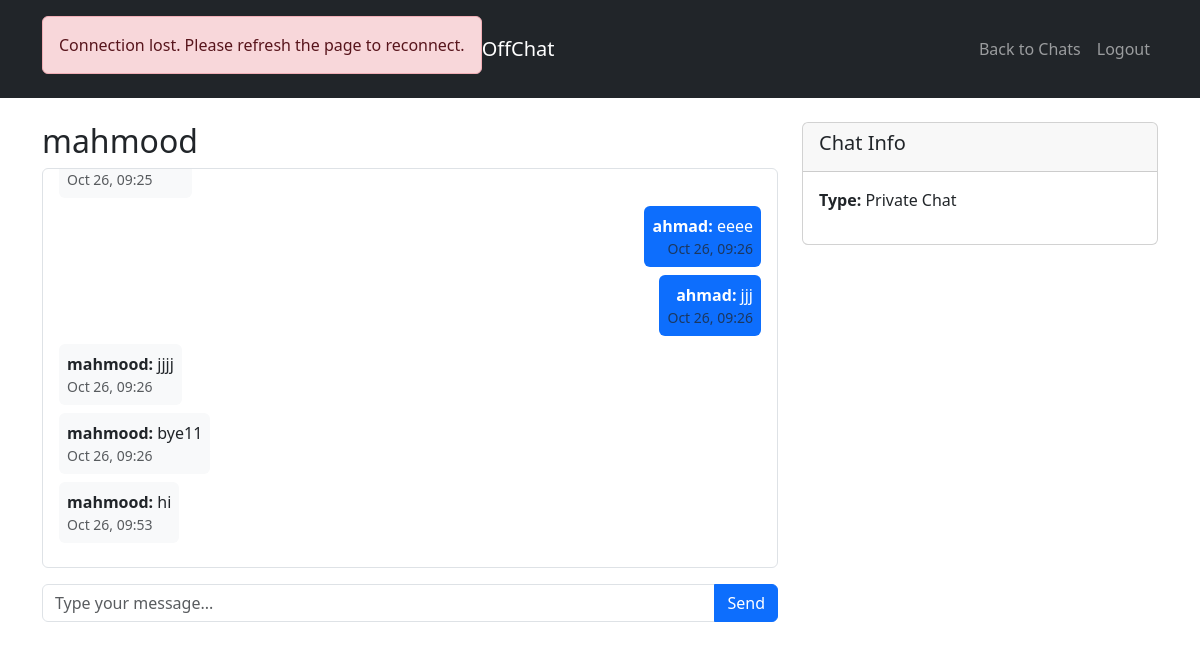
Screenshot of /chat/2/ (signed in) with the database file from the repository.
### chat/models.py (models this page shows, shortened)
class Conversation(models.Model):
    CONVERSATION_TYPES = [
        ('private', 'Private Chat'),
        ('group', 'Group Chat'),
    ]
    conversation_id = models.AutoField(primary_key=True)
    type = models.CharField(max_length=10, choices=CONVERSATION_TYPES)
    created_at = models.DateTimeField(auto_now_add=True)
    title = models.CharField(max_length=200, blank=True, null=True)
    last_message = models.ForeignKey('Message', on_delete=models.SET_NULL, null=True, blank=True, related_name='last_message_conversations')
    class Meta:
        db_table = 'conversation'

class PrivateChat(models.Model):
    conversation = models.OneToOneField(Conversation, on_delete=models.CASCADE, primary_key=True, db_column='conversation_id')
    user1 = models.ForeignKey(User, on_delete=models.CASCADE, related_name='private_chats_as_user1', db_column='user1_id')
    user2 = models.ForeignKey(User, on_delete=models.CASCADE, related_name='private_chats_as_user2', db_column='user2_id')
    created_at = models.DateTimeField(auto_now_add=True)
    class Meta:
        db_table = 'private_chat'
        unique_together = ('user1', 'user2')

class User(AbstractBaseUser):
    user_id = models.AutoField(primary_key=True)
    username = models.CharField(max_length=50, unique=True, validators=[MinLengthValidator(3)])
    email = models.EmailField(unique=True, blank=True, null=True)
    password_hash = models.CharField(max_length=128)  # Will be handled by AbstractBaseUser
    display_name = models.CharField(max_length=100)
    created_at = models.DateTimeField(auto_now_add=True)
    is_online = models.BooleanField(default=False)
    last_seen = models.DateTimeField(auto_now=True)
    is_active = models.BooleanField(default=True)
    is_staff = models.BooleanField(default=False)
    is_superuser = models.BooleanField(default=False)
    profile_image_url = models.URLField(blank=True, null=True)
    enable_notifications = models.BooleanField(default=True)
    notification_sound = models.BooleanField(default=True)
    objects = UserManager()
    USERNAME_FIELD = 'username'
    REQUIRED_FIELDS = ['display_name']
    class Meta:
        db_table = 'user'
    def can_access_conversation(self, conversation):
        try:
            if self.is_superuser:
                return True
            if self.is_authenticated:
                return True
            if not self.has_perm('view_chat'):
                return False
            return self._check_conversation_access(conversation)
        except Exception as e:
            logger.error(f"Error checking conversation access for user {self.username}: {str(e)}")
            return False

class Message(models.Model):
    MESSAGE_TYPES = [
        ('text', 'Text'),
        ('image', 'Image'),
        ('file', 'File'),
        ('system', 'System'),
    ]
    message_id = models.AutoField(primary_key=True)
    conversation = models.ForeignKey(Conversation, on_delete=models.CASCADE, db_column='conversation_id')
    sender = models.ForeignKey(User, on_delete=models.CASCADE, db_column='sender_id')
    type = models.CharField(max_length=10, choices=MESSAGE_TYPES, default='text')
    content = models.TextField()
    sent_at = models.DateTimeField(auto_now_add=True)
    reply_to = models.ForeignKey('self', on_delete=models.SET_NULL, null=True, blank=True, db_column='reply_to_id')
    is_edited = models.BooleanField(default=False)
    is_deleted = models.BooleanField(default=False)
    edited_at = models.DateTimeField(null=True, blank=True)
    deleted_at = models.DateTimeField(null=True, blank=True)
    class Meta:
        db_table = 'message'
        ordering = ['sent_at']

### chat/views.py (the view, shortened to what this page needs)
# urls.py: path('chat/<int:conversation_id>/', views.chat_detail, name='chat_detail'),
@login_required
def chat_detail(request, conversation_id):
    try:
        conversation = Conversation.objects.get(conversation_id=conversation_id)
        messages_list = Message.objects.filter(conversation=conversation).select_related('sender').prefetch_related('reaction_set').order_by('sent_at')
        return render(request, 'chat/chat_detail.html', {'conversation': conversation, 'messages': messages_list})
    except Conversation.DoesNotExist:
        messages.error(request, 'Conversation not found')
        return redirect('chat_list')
    except Exception as e:
        logger.error(f"Error loading chat {conversation_id} for user {request.user.username}: {str(e)}")
        messages.error(request, 'Failed to load conversation')
        return redirect('chat_list')

### chat/templates/chat/chat_detail.html (shortened to what this page needs)
<!DOCTYPE html>
<html lang="en">
<head>
    <link href="https://cdn.jsdelivr.net/npm/bootstrap@5.3.0/dist/css/bootstrap.min.css" rel="stylesheet">
</head>
<body>
    <nav class="navbar navbar-expand-lg navbar-dark bg-dark">
        <div class="container">
            <a class="navbar-brand" href="{% url 'chat_list' %}">OffChat</a>
            <div class="navbar-nav ms-auto">
                <a class="nav-link" href="{% url 'chat_list' %}">Back to Chats</a>
                <a class="nav-link" href="{% url 'logout' %}">Logout</a>
            </div>
        </div>
    </nav>
    <div class="container mt-4">
        <div class="row">
            <div class="col-md-8">
                <h2>
                    {% if conversation.type == 'private' %}
                        {% if conversation.privatechat.user1 == user %}
                            {{ conversation.privatechat.user2.display_name }}
                        {% else %}
                            {{ conversation.privatechat.user1.display_name }}
                        {% endif %}
                    {% else %}
                        {{ conversation.title|default:"Group Chat" }}
                    {% endif %}
                </h2>
                <div id="messages" class="border rounded p-3 mb-3" style="height: 400px; overflow-y: auto;">
                    {% for message in messages %}
                        <div class="message mb-2 {% if message.sender == user %}text-end{% endif %}">
                            <div class="d-inline-block p-2 rounded {% if message.sender == user %}bg-primary text-white{% else %}bg-light{% endif %}">
                                <strong>{{ message.sender.display_name }}:</strong> {{ message.content }}
                                <small class="text-muted d-block">{{ message.sent_at|date:"M d, H:i" }}</small>
                            </div>
                        </div>
                    {% empty %}
                        <p class="text-muted text-center">No messages yet. Start the conversation!</p>
                    {% endfor %}
                </div>
                <form id="message-form" method="post" action="{% url 'send_message' conversation.conversation_id %}">
                    <div class="input-group">
                        <input type="text" id="message-input" name="content" class="form-control" placeholder="Type your message..." required>
                        <button type="submit" class="btn btn-primary">Send</button>
                    </div>
                </form>
            </div>
            <div class="col-md-4">
                <div class="card">
                    <div class="card-header">
                        <h5>Chat Info</h5>
                    </div>
                    <div class="card-body">
                        {% if conversation.type == 'group' %}
                            <p><strong>Title:</strong> {{ conversation.title }}</p>
                            <p><strong>Description:</strong> {{ conversation.groupchat.description|default:"No description" }}</p>
                            <p><strong>Members:</strong> {{ conversation.groupchat.groupmember_set.count }}</p>
                        {% else %}
                            <p><strong>Type:</strong> Private Chat</p>
                        {% endif %}
                    </div>
                </div>
            </div>
        </div>
    </div>
</body>
</html>

### rows the page displays
Conversation: privatechat.user2.display_name "mahmood"
Message: sent_at "Oct 26, 09:25"
Message: sender.display_name "ahmad", content "eeee", sent_at "Oct 26, 09:26"
Message: sender.display_name "ahmad", content "jjj", sent_at "Oct 26, 09:26"
Message: sender.display_name "mahmood", content "jjjj", sent_at "Oct 26, 09:26"
Message: sender.display_name "mahmood", content "bye11", sent_at "Oct 26, 09:26"
Message: sender.display_name "mahmood", content "hi", sent_at "Oct 26, 09:53"
